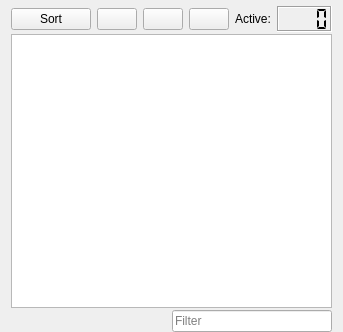
<?xml version="1.0" encoding="UTF-8"?>
<ui version="4.0">
 <class>PluginsWidget</class>
 <widget class="QWidget" name="PluginsWidget">
  <property name="geometry">
   <rect>
    <x>0</x>
    <y>0</y>
    <width>313</width>
    <height>332</height>
   </rect>
  </property>
  <property name="sizePolicy">
   <sizepolicy hsizetype="Expanding" vsizetype="Expanding">
    <horstretch>0</horstretch>
    <verstretch>0</verstretch>
   </sizepolicy>
  </property>
  <property name="windowTitle">
   <string>Plugins</string>
  </property>
  <layout class="QVBoxLayout" name="verticalLayout">
   <property name="spacing">
    <number>2</number>
   </property>
   <property name="topMargin">
    <number>6</number>
   </property>
   <property name="bottomMargin">
    <number>0</number>
   </property>
   <item>
    <layout class="QHBoxLayout" name="horizontalLayout">
     <property name="spacing">
      <number>6</number>
     </property>
     <item>
      <widget class="QPushButton" name="sortButton">
       <property name="toolTip">
        <string>Sort the plugins using LOOT.</string>
       </property>
       <property name="whatsThis">
        <string>Sort the plugins using LOOT.</string>
       </property>
       <property name="text">
        <string>Sort</string>
       </property>
       <property name="icon">
        <iconset resource="../../../modorganizer/src/resources.qrc">
         <normaloff>:/MO/gui/sort</normaloff>:/MO/gui/sort</iconset>
       </property>
      </widget>
     </item>
     <item>
      <spacer name="horizontalSpacer">
       <property name="orientation">
        <enum>Qt::Horizontal</enum>
       </property>
       <property name="sizeHint" stdset="0">
        <size>
         <width>40</width>
         <height>20</height>
        </size>
       </property>
      </spacer>
     </item>
     <item>
      <widget class="QPushButton" name="listOptionsBtn">
       <property name="maximumSize">
        <size>
         <width>16777215</width>
         <height>16777215</height>
        </size>
       </property>
       <property name="toolTip">
        <string>Open list options...</string>
       </property>
       <property name="whatsThis">
        <string>Refresh list. This is usually not necessary unless you modified data outside the program.</string>
       </property>
       <property name="text">
        <string/>
       </property>
       <property name="icon">
        <iconset resource="../../../modorganizer/src/resources.qrc">
         <normaloff>:/MO/gui/settings</normaloff>:/MO/gui/settings</iconset>
       </property>
       <property name="iconSize">
        <size>
         <width>16</width>
         <height>16</height>
        </size>
       </property>
      </widget>
     </item>
     <item>
      <widget class="QPushButton" name="restoreButton">
       <property name="toolTip">
        <string>Restore a backup.</string>
       </property>
       <property name="whatsThis">
        <string>Restore a backup.</string>
       </property>
       <property name="text">
        <string notr="true"/>
       </property>
       <property name="icon">
        <iconset resource="../../../modorganizer/src/resources.qrc">
         <normaloff>:/MO/gui/restore</normaloff>:/MO/gui/restore</iconset>
       </property>
       <property name="iconSize">
        <size>
         <width>16</width>
         <height>16</height>
        </size>
       </property>
      </widget>
     </item>
     <item>
      <widget class="QPushButton" name="saveButton">
       <property name="toolTip">
        <string>Create a backup.</string>
       </property>
       <property name="whatsThis">
        <string>Create a backup.</string>
       </property>
       <property name="text">
        <string notr="true"/>
       </property>
       <property name="icon">
        <iconset resource="../../../modorganizer/src/resources.qrc">
         <normaloff>:/MO/gui/backup</normaloff>:/MO/gui/backup</iconset>
       </property>
      </widget>
     </item>
     <item>
      <widget class="QLabel" name="activePluginsLabel">
       <property name="text">
        <string>Active:</string>
       </property>
      </widget>
     </item>
     <item>
      <widget class="QLCDNumber" name="activePluginsCounter">
       <property name="minimumSize">
        <size>
         <width>0</width>
         <height>26</height>
        </size>
       </property>
       <property name="whatsThis">
        <string>&lt;html&gt;&lt;head/&gt;&lt;body&gt;&lt;p&gt;This provides statistics about the plugin list. The total number of active plugins is normally displayed.  Other statistics may be accessed with the tooltip of this counter.&lt;/p&gt;&lt;/body&gt;&lt;/html&gt;</string>
       </property>
       <property name="frameShadow">
        <enum>QFrame::Sunken</enum>
       </property>
       <property name="digitCount">
        <number>4</number>
       </property>
       <property name="segmentStyle">
        <enum>QLCDNumber::Flat</enum>
       </property>
      </widget>
     </item>
    </layout>
   </item>
   <item>
    <widget class="BSPluginList::PluginListView" name="pluginList">
     <property name="minimumSize">
      <size>
       <width>250</width>
       <height>250</height>
      </size>
     </property>
     <property name="contextMenuPolicy">
      <enum>Qt::CustomContextMenu</enum>
     </property>
     <property name="toolTip">
      <string>List of available esp/esm files.</string>
     </property>
     <property name="whatsThis">
      <string>List of available esp/esm files.</string>
     </property>
     <property name="editTriggers">
      <set>QAbstractItemView::EditKeyPressed|QAbstractItemView::SelectedClicked</set>
     </property>
     <property name="dragEnabled">
      <bool>true</bool>
     </property>
     <property name="dragDropOverwriteMode">
      <bool>false</bool>
     </property>
     <property name="dragDropMode">
      <enum>QAbstractItemView::InternalMove</enum>
     </property>
     <property name="defaultDropAction">
      <enum>Qt::MoveAction</enum>
     </property>
     <property name="alternatingRowColors">
      <bool>true</bool>
     </property>
     <property name="selectionMode">
      <enum>QAbstractItemView::ExtendedSelection</enum>
     </property>
     <property name="selectionBehavior">
      <enum>QAbstractItemView::SelectRows</enum>
     </property>
     <property name="indentation">
      <number>20</number>
     </property>
     <property name="uniformRowHeights">
      <bool>true</bool>
     </property>
     <property name="itemsExpandable">
      <bool>true</bool>
     </property>
     <property name="sortingEnabled">
      <bool>true</bool>
     </property>
     <property name="expandsOnDoubleClick">
      <bool>false</bool>
     </property>
     <attribute name="headerStretchLastSection">
      <bool>false</bool>
     </attribute>
    </widget>
   </item>
   <item>
    <layout class="QHBoxLayout" name="horizontalLayout_2">
     <item>
      <spacer name="horizontalSpacer_2">
       <property name="orientation">
        <enum>Qt::Horizontal</enum>
       </property>
       <property name="sizeHint" stdset="0">
        <size>
         <width>40</width>
         <height>20</height>
        </size>
       </property>
      </spacer>
     </item>
     <item>
      <widget class="MOBase::LineEditClear" name="espFilterEdit">
       <property name="toolTip">
        <string>Filter the list of plugins.</string>
       </property>
       <property name="whatsThis">
        <string>Filter the list of plugins.</string>
       </property>
       <property name="text">
        <string/>
       </property>
       <property name="placeholderText">
        <string>Filter</string>
       </property>
      </widget>
     </item>
    </layout>
   </item>
  </layout>
 </widget>
 <customwidgets>
  <customwidget>
   <class>MOBase::LineEditClear</class>
   <extends>QLineEdit</extends>
   <header>lineeditclear.h</header>
  </customwidget>
  <customwidget>
   <class>BSPluginList::PluginListView</class>
   <extends>QTreeView</extends>
   <header>BSPluginList/PluginListView.h</header>
  </customwidget>
 </customwidgets>
 <resources>
  <include location="../../../modorganizer/src/resources.qrc"/>
 </resources>
 <connections/>
</ui>
